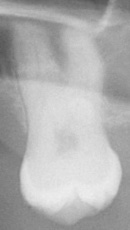
#> input picture test_data/tooth105.jpg, 130 x 230 px, found by its file name
$ jupyter execute --allow-errors Untitled.ipynb
#> lines starting #> are read from the running program, lines starting #| are printed output that depends on the picture
[cell 1]
import numpy as np
import matplotlib.pyplot as plt
import os
import cv2
import pickle

#> (a cell that did not finish here is left out)

#> (a cell that did not finish here is left out)

#> (a cell that did not finish here is left out)

#> (a cell that did not finish here is left out)

[cell 6]
# [14 lines left out: function sigmoid, not called in this run]

[cell 7]
# [19 lines left out: function initialize_with_zeros, not called in this run]

[cell 8]
# [35 lines left out: function propagate, not called in this run]

[cell 9]
# [53 lines left out: function optimize, not called in this run]

[cell 10]
# [31 lines left out: function predict, not called in this run]

[cell 11]
# [36 lines left out: function model, not called in this run]

#> (a cell that did not finish here is left out)

#> (a cell that did not finish here is left out)

[cell 14]
learning_rates = [0.01, 0.001, 0.0001]
models = {}

#> (the rest of this cell did not finish here and is left out)

#> (a cell that did not finish here is left out)

[cell 16]
#first test with one image
my_image = 'C:\\Users\\USER\\Desktop\\xrays database\\test_data\\tooth105.jpg'
#preprocessing the image

IMG_SIZE = 80
def preprocessing(my_image):
    image = cv2.imread(my_image,cv2.IMREAD_GRAYSCALE)
#> image is the input picture: shape (230, 130); min 81, max 239, mean 176.6
    new_image = cv2.resize(image,(IMG_SIZE, IMG_SIZE))
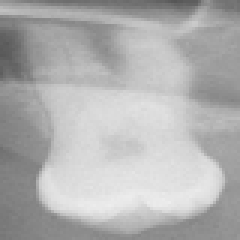
#> new_image: shape (80, 80) (shown 3 times larger); min 86, max 237, mean 176.5
    new_image_flatten = new_image.reshape((1,IMG_SIZE*IMG_SIZE)).T
#> new_image_flatten = 6400 values, max 237 at index 5416, min 86 at index 58, mean 176.5
    return new_image_flatten

new_image_flatten = preprocessing(my_image)

#> (the rest of this cell did not finish here and is left out)


$ run again, with test_data/tooth100.jpg copied over test_data/tooth105.jpg
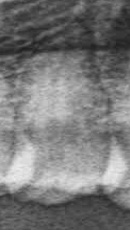
#> input picture test_data/tooth100.jpg, 130 x 230 px, found by its file name
#> in preprocessing, image is the input picture: shape (230, 130); min 29, max 239, mean 120.1
#> in preprocessing, `new_image = cv2.resize(image,(IMG_SIZE, IMG_SIZE))`:
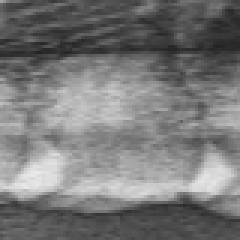
#> new_image: shape (80, 80) (shown 3 times larger); min 35, max 234, mean 119.9
#> in preprocessing, `new_image_flatten = new_image.reshape((1,IMG_SIZE*IMG_SIZE)).T`: new_image_flatten = 6400 values, max 234 at index 4572, min 35 at index 1272, mean 119.9

$ run again, with test_data/tooth109.jpg copied over test_data/tooth105.jpg
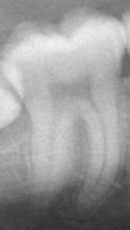
#> input picture test_data/tooth109.jpg, 130 x 230 px, found by its file name
#> in preprocessing, image is the input picture: shape (230, 130); min 46, max 244, mean 155.8
#> in preprocessing, `new_image = cv2.resize(image,(IMG_SIZE, IMG_SIZE))`:
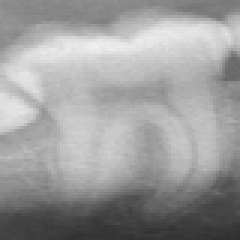
#> new_image: shape (80, 80) (shown 3 times larger); min 47, max 240, mean 155.7
#> in preprocessing, `new_image_flatten = new_image.reshape((1,IMG_SIZE*IMG_SIZE)).T`: new_image_flatten = 6400 values, max 240 at index 1232, min 47 at index 6396, mean 155.7

$ run again, with test_data/tooth112.jpg copied over test_data/tooth105.jpg
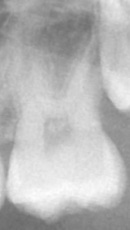
#> input picture test_data/tooth112.jpg, 130 x 230 px, found by its file name
#> in preprocessing, image is the input picture: shape (230, 130); min 106, max 253, mean 184.1
#> in preprocessing, `new_image = cv2.resize(image,(IMG_SIZE, IMG_SIZE))`:
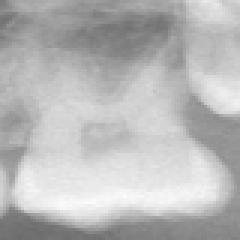
#> new_image: shape (80, 80) (shown 3 times larger); min 108, max 252, mean 184
#> in preprocessing, `new_image_flatten = new_image.reshape((1,IMG_SIZE*IMG_SIZE)).T`: new_image_flatten = 6400 values, max 252 at index 5241, min 108 at index 6090, mean 184
